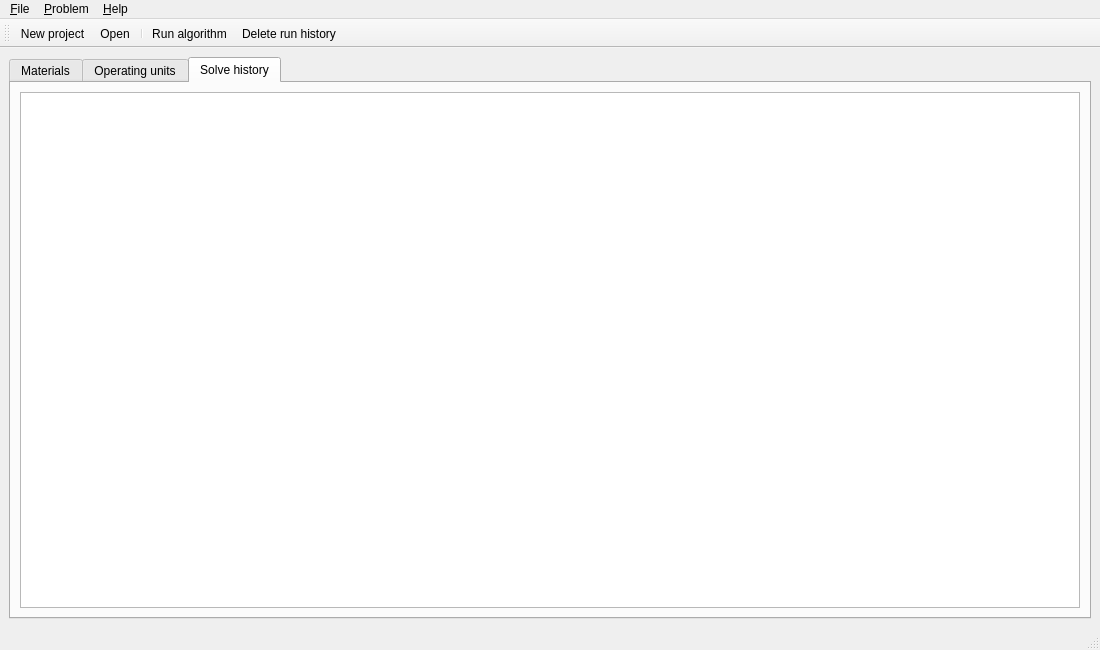
<?xml version="1.0" encoding="UTF-8"?>
<ui version="4.0">
 <class>MainWindow</class>
 <widget class="QMainWindow" name="MainWindow">
  <property name="geometry">
   <rect>
    <x>0</x>
    <y>0</y>
    <width>1100</width>
    <height>650</height>
   </rect>
  </property>
  <property name="windowTitle">
   <string>%appname%</string>
  </property>
  <widget class="QWidget" name="centralwidget">
   <layout class="QGridLayout" name="gridLayout">
    <item row="0" column="0">
     <widget class="QTabWidget" name="tabWidget">
      <property name="currentIndex">
       <number>2</number>
      </property>
      <widget class="QWidget" name="tabMaterials">
       <attribute name="title">
        <string>Materials</string>
       </attribute>
       <layout class="QGridLayout" name="gridLayout_3">
        <item row="0" column="0">
         <widget class="QTableView" name="tableViewMaterials">
          <property name="editTriggers">
           <set>QAbstractItemView::NoEditTriggers</set>
          </property>
          <property name="selectionMode">
           <enum>QAbstractItemView::SingleSelection</enum>
          </property>
          <property name="selectionBehavior">
           <enum>QAbstractItemView::SelectRows</enum>
          </property>
         </widget>
        </item>
        <item row="0" column="1">
         <widget class="QWidget" name="widget" native="true">
          <property name="maximumSize">
           <size>
            <width>200</width>
            <height>16777215</height>
           </size>
          </property>
          <layout class="QGridLayout" name="gridLayout_2">
           <item row="1" column="0" rowspan="2" colspan="2">
            <widget class="QListView" name="listViewRawMaterials">
             <property name="editTriggers">
              <set>QAbstractItemView::NoEditTriggers</set>
             </property>
            </widget>
           </item>
           <item row="3" column="0">
            <widget class="QLabel" name="label_2">
             <property name="text">
              <string>Products:</string>
             </property>
            </widget>
           </item>
           <item row="0" column="0" colspan="2">
            <widget class="QLabel" name="label">
             <property name="text">
              <string>Raw materials:</string>
             </property>
            </widget>
           </item>
           <item row="4" column="0">
            <widget class="QListView" name="listViewProducts">
             <property name="editTriggers">
              <set>QAbstractItemView::NoEditTriggers</set>
             </property>
            </widget>
           </item>
          </layout>
         </widget>
        </item>
        <item row="1" column="0" colspan="2">
         <widget class="QWidget" name="widgetMaterialsEditor" native="true">
          <layout class="QHBoxLayout" name="horizontalLayout">
           <property name="topMargin">
            <number>0</number>
           </property>
           <property name="bottomMargin">
            <number>0</number>
           </property>
           <item>
            <widget class="QPushButton" name="pushButtonNewMaterial">
             <property name="sizePolicy">
              <sizepolicy hsizetype="Minimum" vsizetype="Fixed">
               <horstretch>0</horstretch>
               <verstretch>0</verstretch>
              </sizepolicy>
             </property>
             <property name="maximumSize">
              <size>
               <width>16777215</width>
               <height>16777215</height>
              </size>
             </property>
             <property name="text">
              <string>Add new material</string>
             </property>
            </widget>
           </item>
           <item>
            <widget class="QPushButton" name="pushButtonEditMaterial">
             <property name="text">
              <string>Edit material</string>
             </property>
            </widget>
           </item>
           <item>
            <spacer name="horizontalSpacer_4">
             <property name="orientation">
              <enum>Qt::Horizontal</enum>
             </property>
             <property name="sizeType">
              <enum>QSizePolicy::Minimum</enum>
             </property>
             <property name="sizeHint" stdset="0">
              <size>
               <width>40</width>
               <height>20</height>
              </size>
             </property>
            </spacer>
           </item>
           <item>
            <widget class="QPushButton" name="pushButtonDeleteMaterial">
             <property name="text">
              <string>Delete material</string>
             </property>
            </widget>
           </item>
           <item>
            <spacer name="horizontalSpacer">
             <property name="orientation">
              <enum>Qt::Horizontal</enum>
             </property>
             <property name="sizeHint" stdset="0">
              <size>
               <width>40</width>
               <height>20</height>
              </size>
             </property>
            </spacer>
           </item>
          </layout>
         </widget>
        </item>
       </layout>
      </widget>
      <widget class="QWidget" name="tabOperatingUnits">
       <attribute name="title">
        <string>Operating units</string>
       </attribute>
       <layout class="QGridLayout" name="gridLayout_6">
        <item row="1" column="0" colspan="2">
         <widget class="QWidget" name="widgetUnitsEditor" native="true">
          <layout class="QHBoxLayout" name="horizontalLayout_2">
           <property name="topMargin">
            <number>0</number>
           </property>
           <property name="bottomMargin">
            <number>0</number>
           </property>
           <item>
            <widget class="QPushButton" name="pushButtonNewUnit">
             <property name="text">
              <string>Add new operating unit</string>
             </property>
            </widget>
           </item>
           <item>
            <widget class="QPushButton" name="pushButtonEditUnit">
             <property name="text">
              <string>Edit operating unit</string>
             </property>
            </widget>
           </item>
           <item>
            <spacer name="horizontalSpacer_3">
             <property name="orientation">
              <enum>Qt::Horizontal</enum>
             </property>
             <property name="sizeType">
              <enum>QSizePolicy::Maximum</enum>
             </property>
             <property name="sizeHint" stdset="0">
              <size>
               <width>40</width>
               <height>20</height>
              </size>
             </property>
            </spacer>
           </item>
           <item>
            <widget class="QPushButton" name="pushButtonDeleteUnit">
             <property name="text">
              <string>Delete operating unit</string>
             </property>
            </widget>
           </item>
           <item>
            <spacer name="horizontalSpacer_2">
             <property name="orientation">
              <enum>Qt::Horizontal</enum>
             </property>
             <property name="sizeHint" stdset="0">
              <size>
               <width>574</width>
               <height>20</height>
              </size>
             </property>
            </spacer>
           </item>
          </layout>
         </widget>
        </item>
        <item row="0" column="0">
         <widget class="ExtendedTableView" name="tableViewOperatingUnits">
          <property name="editTriggers">
           <set>QAbstractItemView::NoEditTriggers</set>
          </property>
          <property name="selectionMode">
           <enum>QAbstractItemView::SingleSelection</enum>
          </property>
          <property name="selectionBehavior">
           <enum>QAbstractItemView::SelectRows</enum>
          </property>
         </widget>
        </item>
        <item row="0" column="1">
         <widget class="QWidget" name="widget_2" native="true">
          <property name="minimumSize">
           <size>
            <width>0</width>
            <height>0</height>
           </size>
          </property>
          <property name="maximumSize">
           <size>
            <width>300</width>
            <height>16777215</height>
           </size>
          </property>
          <layout class="QGridLayout" name="gridLayout_4">
           <item row="0" column="0">
            <widget class="QLabel" name="labelUnitInputs">
             <property name="text">
              <string>Inputs:</string>
             </property>
            </widget>
           </item>
           <item row="1" column="0">
            <widget class="QTableView" name="tableViewInputs">
             <property name="editTriggers">
              <set>QAbstractItemView::NoEditTriggers</set>
             </property>
             <property name="selectionMode">
              <enum>QAbstractItemView::SingleSelection</enum>
             </property>
             <property name="selectionBehavior">
              <enum>QAbstractItemView::SelectRows</enum>
             </property>
            </widget>
           </item>
           <item row="2" column="0">
            <widget class="QWidget" name="widgetInputEditor" native="true">
             <layout class="QHBoxLayout" name="horizontalLayout_3">
              <property name="topMargin">
               <number>0</number>
              </property>
              <property name="bottomMargin">
               <number>0</number>
              </property>
              <item>
               <widget class="QPushButton" name="pushButtonAddInput">
                <property name="maximumSize">
                 <size>
                  <width>60</width>
                  <height>16777215</height>
                 </size>
                </property>
                <property name="text">
                 <string>Add</string>
                </property>
               </widget>
              </item>
              <item>
               <widget class="QPushButton" name="pushButtonEditInput">
                <property name="maximumSize">
                 <size>
                  <width>60</width>
                  <height>16777215</height>
                 </size>
                </property>
                <property name="text">
                 <string>Edit</string>
                </property>
               </widget>
              </item>
              <item>
               <spacer name="horizontalSpacer_6">
                <property name="orientation">
                 <enum>Qt::Horizontal</enum>
                </property>
                <property name="sizeType">
                 <enum>QSizePolicy::Maximum</enum>
                </property>
                <property name="sizeHint" stdset="0">
                 <size>
                  <width>60</width>
                  <height>20</height>
                 </size>
                </property>
               </spacer>
              </item>
              <item>
               <widget class="QPushButton" name="pushButtonDeleteInput">
                <property name="maximumSize">
                 <size>
                  <width>60</width>
                  <height>16777215</height>
                 </size>
                </property>
                <property name="text">
                 <string>Delete</string>
                </property>
               </widget>
              </item>
              <item>
               <spacer name="horizontalSpacer_5">
                <property name="orientation">
                 <enum>Qt::Horizontal</enum>
                </property>
                <property name="sizeHint" stdset="0">
                 <size>
                  <width>81</width>
                  <height>20</height>
                 </size>
                </property>
               </spacer>
              </item>
             </layout>
            </widget>
           </item>
           <item row="3" column="0">
            <widget class="Line" name="line">
             <property name="orientation">
              <enum>Qt::Horizontal</enum>
             </property>
            </widget>
           </item>
           <item row="4" column="0">
            <widget class="QLabel" name="labelUnitOutputs">
             <property name="text">
              <string>Outputs:</string>
             </property>
            </widget>
           </item>
           <item row="5" column="0">
            <widget class="QTableView" name="tableViewOutputs">
             <property name="editTriggers">
              <set>QAbstractItemView::NoEditTriggers</set>
             </property>
             <property name="selectionMode">
              <enum>QAbstractItemView::SingleSelection</enum>
             </property>
             <property name="selectionBehavior">
              <enum>QAbstractItemView::SelectRows</enum>
             </property>
            </widget>
           </item>
           <item row="6" column="0">
            <widget class="QWidget" name="widgetOutputEditor" native="true">
             <layout class="QHBoxLayout" name="horizontalLayout_4">
              <property name="topMargin">
               <number>0</number>
              </property>
              <property name="bottomMargin">
               <number>0</number>
              </property>
              <item>
               <widget class="QPushButton" name="pushButtonAddOutput">
                <property name="maximumSize">
                 <size>
                  <width>60</width>
                  <height>16777215</height>
                 </size>
                </property>
                <property name="text">
                 <string>Add</string>
                </property>
               </widget>
              </item>
              <item>
               <widget class="QPushButton" name="pushButtonEditOutput">
                <property name="maximumSize">
                 <size>
                  <width>60</width>
                  <height>16777215</height>
                 </size>
                </property>
                <property name="text">
                 <string>Edit</string>
                </property>
               </widget>
              </item>
              <item>
               <spacer name="horizontalSpacer_8">
                <property name="orientation">
                 <enum>Qt::Horizontal</enum>
                </property>
                <property name="sizeType">
                 <enum>QSizePolicy::Maximum</enum>
                </property>
                <property name="sizeHint" stdset="0">
                 <size>
                  <width>60</width>
                  <height>20</height>
                 </size>
                </property>
               </spacer>
              </item>
              <item>
               <widget class="QPushButton" name="pushButtonDeleteOutput">
                <property name="maximumSize">
                 <size>
                  <width>60</width>
                  <height>16777215</height>
                 </size>
                </property>
                <property name="text">
                 <string>Delete</string>
                </property>
               </widget>
              </item>
              <item>
               <spacer name="horizontalSpacer_7">
                <property name="orientation">
                 <enum>Qt::Horizontal</enum>
                </property>
                <property name="sizeHint" stdset="0">
                 <size>
                  <width>81</width>
                  <height>20</height>
                 </size>
                </property>
               </spacer>
              </item>
             </layout>
            </widget>
           </item>
          </layout>
         </widget>
        </item>
       </layout>
      </widget>
      <widget class="QWidget" name="tabRunHistory">
       <attribute name="title">
        <string>Solve history</string>
       </attribute>
       <layout class="QGridLayout" name="gridLayout_5">
        <item row="0" column="0">
         <widget class="ExtendedTableView" name="tableViewRunHistory">
          <property name="editTriggers">
           <set>QAbstractItemView::NoEditTriggers</set>
          </property>
          <property name="selectionMode">
           <enum>QAbstractItemView::SingleSelection</enum>
          </property>
          <property name="selectionBehavior">
           <enum>QAbstractItemView::SelectRows</enum>
          </property>
          <attribute name="horizontalHeaderDefaultSectionSize">
           <number>140</number>
          </attribute>
         </widget>
        </item>
       </layout>
      </widget>
     </widget>
    </item>
   </layout>
  </widget>
  <widget class="QMenuBar" name="menubar">
   <property name="geometry">
    <rect>
     <x>0</x>
     <y>0</y>
     <width>1100</width>
     <height>26</height>
    </rect>
   </property>
   <widget class="QMenu" name="menuFile">
    <property name="title">
     <string>&amp;File</string>
    </property>
    <addaction name="actionNew"/>
    <addaction name="actionOpen"/>
    <addaction name="actionSaveAs"/>
    <addaction name="actionQuit"/>
   </widget>
   <widget class="QMenu" name="menuProblem">
    <property name="title">
     <string>&amp;Problem</string>
    </property>
    <addaction name="actionRunAlgorithm"/>
    <addaction name="actionDeleteRunHistory"/>
   </widget>
   <widget class="QMenu" name="menu_Help">
    <property name="title">
     <string>&amp;Help</string>
    </property>
    <addaction name="actionAbout"/>
    <addaction name="actionLicense"/>
   </widget>
   <addaction name="menuFile"/>
   <addaction name="menuProblem"/>
   <addaction name="menu_Help"/>
  </widget>
  <widget class="QStatusBar" name="statusbar"/>
  <widget class="QToolBar" name="toolBar">
   <property name="windowTitle">
    <string>toolBar</string>
   </property>
   <property name="toolButtonStyle">
    <enum>Qt::ToolButtonTextUnderIcon</enum>
   </property>
   <attribute name="toolBarArea">
    <enum>TopToolBarArea</enum>
   </attribute>
   <attribute name="toolBarBreak">
    <bool>false</bool>
   </attribute>
   <addaction name="actionNew"/>
   <addaction name="actionOpen"/>
   <addaction name="separator"/>
   <addaction name="actionRunAlgorithm"/>
   <addaction name="actionDeleteRunHistory"/>
  </widget>
  <action name="actionNew">
   <property name="text">
    <string>&amp;New project</string>
   </property>
   <property name="toolTip">
    <string>New project</string>
   </property>
   <property name="shortcut">
    <string>Ctrl+N</string>
   </property>
  </action>
  <action name="actionOpen">
   <property name="text">
    <string>&amp;Open</string>
   </property>
   <property name="shortcut">
    <string>Ctrl+O</string>
   </property>
  </action>
  <action name="actionSaveAs">
   <property name="text">
    <string>&amp;Save as new</string>
   </property>
   <property name="toolTip">
    <string>Save as new</string>
   </property>
   <property name="shortcut">
    <string>Ctrl+Shift+S</string>
   </property>
  </action>
  <action name="actionQuit">
   <property name="text">
    <string>&amp;Quit</string>
   </property>
   <property name="shortcut">
    <string>Ctrl+Q</string>
   </property>
  </action>
  <action name="actionRunAlgorithm">
   <property name="text">
    <string>&amp;Run algorithm</string>
   </property>
   <property name="shortcut">
    <string>Ctrl+R</string>
   </property>
  </action>
  <action name="actionDeleteRunHistory">
   <property name="text">
    <string>&amp;Delete run history</string>
   </property>
   <property name="toolTip">
    <string>Delete run history and return to editing mode</string>
   </property>
   <property name="shortcut">
    <string>Ctrl+D</string>
   </property>
  </action>
  <action name="actionAbout">
   <property name="text">
    <string>&amp;About</string>
   </property>
  </action>
  <action name="actionLicense">
   <property name="text">
    <string>&amp;License</string>
   </property>
  </action>
 </widget>
 <customwidgets>
  <customwidget>
   <class>ExtendedTableView</class>
   <extends>QTableView</extends>
   <header>extendedwidgets/extendedtableview.h</header>
  </customwidget>
 </customwidgets>
 <resources/>
 <connections/>
</ui>
